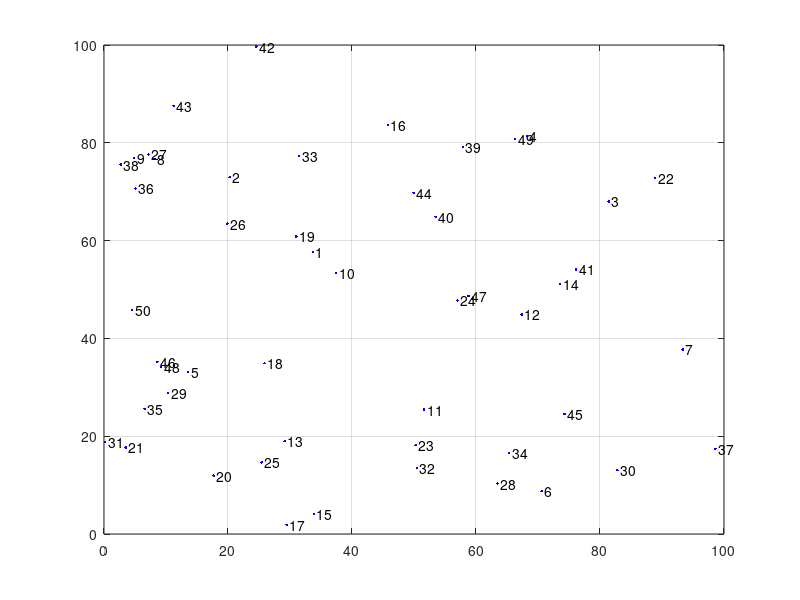

Here is the MATLAB script that generated this plot: (Note: this script raises an error after producing the figure.)
clear 
close all
R=100; T=50;H=4;% range of aera, number of towns
Town=rand(2,T)*R;% locations of towns
fig=figure; plot(Town(1,:),Town(2,:),'b.');
hold on; grid on; axis([0 R 0 R]); drawnow;
for t=1:T,% label each town
  text(Town(1,t),Town(2,t),sprintf(' %d',t));
end; 
drawnow; hdLr=plot(0,0,'r-'); hdLb=plot(0,0,'b-'); % path handle
% distances between towns
for j=1:T,% each departing town
  for k=1:T,% each arriving town
    dx=Town(1,j)-Town(1,k);
    dy=Town(2,j)-Town(2,k);
    if j~=k,
      Dis(j,k)=sqrt(dx^2+dy^2);% distance between towns
      iDis(j,k)=1/(Dis(j,k)+eps);% inverse distance
    else
      iDis(j,k)=0;
    end;
  end;
end; 
iDis=iDis/sum(iDis(:));% normalize
% find starting point distance, target point distance
for t=1:T,
  S(t)=Town(1,t)^2+Town(2,t)^2;
end;
% [mi,ix]=min(S); Start.Town=Town(:,ix); Start.ix=ix;
% plot(Start.Town(1),Start.Town(2),'go','markerfacecolor','g');
% [mi,ix]=max(S); Target.Town=Town(:,ix); Target.ix=ix;
% plot(Target.Town(1),Target.Town(2),'ro','markerfacecolor','r');

Gen = 100;
GenCount = 1;
NumChromo = 30;
pCross = 0.95;
pMut = 0.05;

% First generation
Generation = zeros(NumChromo,T);
GenCost = [];
for i=1:NumChromo   
    num = randperm(T,H);
    Generation(i,num) = 1;
end

for z =1:Gen

    for i =1:NumChromo    
        index1 = find(Generation(i,:) == 1);
        index0 = find(Generation(i,:)==0);
%       newDis contains the distances to each town from the hubs.
        hub2Town = Dis(index0,index1);
        hub2TownDis = 0;
        for a =1:size(hub2Town,1)
            hub2TownDis = hub2TownDis+min(hub2Town(a,:))*2;
        end
        hub2hub = Dis(index1,index1);
        hub2hubDis = sum(unique(hub2hub));
        GenCost = [GenCost;hub2hubDis+hub2TownDis];
    end
    fitness = [];
%     Fitness Value for Selection
    fitness(z,:) = -GenCost;
    mi = min(fitness(z,:));
    mx = max(fitness(z,:));
    fitness(z,:) = (fitness(z,:)-mi)/(mx-mi);
    fitness(z,:) = fitness(z,:)/sum(fitness);
    cf = cumsum(fitness);
    ix = linspace(0,1-0.5/NumChromo,NumChromo);
    Selection = [];
    for i = 1:NumChromo
        re(i)=min(find(cf>=ix(i)));
        Selection(i,:) = Generation(re(i),:)
    end
    for i=1:NumChromo
        ii = floor(NumChromo*rand)+1;
        jj = floor(NumChromo*rand)+1;
        if rand < pCross
            
        end
        
       i 
    end
        
        
        
end
%     for n = 1:NumChromo
%        if(cf(n) >= ix(n))
%           newGen = [newGen;Gen(n,:)]; 
%        end
%         
%     end
% %   Cross Over
%     kid = [];
%     for n=1:2:NumChromo
%         if rand < pCross 
% %             Where Crossover is expected to occur;
%             coRatio = randi([1,T-1],1); 
%             temp = [newGen(n,1:coRatio),newGen(n+1,coRatio+1:T)];
%             kid = [temp];
%             temp = [newGen(n+1,1:coRatio),newGen(n,coRatio+1:T)];
%             kid = [kid;temp];
%             newGen = [newGen;kid];
%             if(n == size(newGen,1))
%                n = 1; 
%             end
%         end
%     end
% %   Mutation
%     for n=1:NumChromo
%         if rand < pMut
%            mutChro = randi([1,T],1);
%            if(newGen(n,mutChro) == 1)
%                newGen(n,mutChro) = 0;
%            else
%                newGen(n,mutChro)= 1;
%            end
%         end       
%     end
% %   Fix Cancer - Chromosomes that have more hubs than allowed.
%     for n = 1:NumChromo
%        cancerPoint = find(newGen(n,:)==1);
%        numOfHubs = size(cancerPoint,2);
%        numOfCancer = numOfHubs-H;
%           for m = i:numOfCancer
%                temp = randi([1,numOfCancer],1);
%                newGen(n,cancerPoint(temp)) = 0;
%           end
%         
%     end
%    Generation = newGen;
%    GenCount = GenCount+1
% end
% Connect the hubs together
% Generate cost of min distance to each hub
% Compute cost

%% BUGS

% Cross over is fucked
